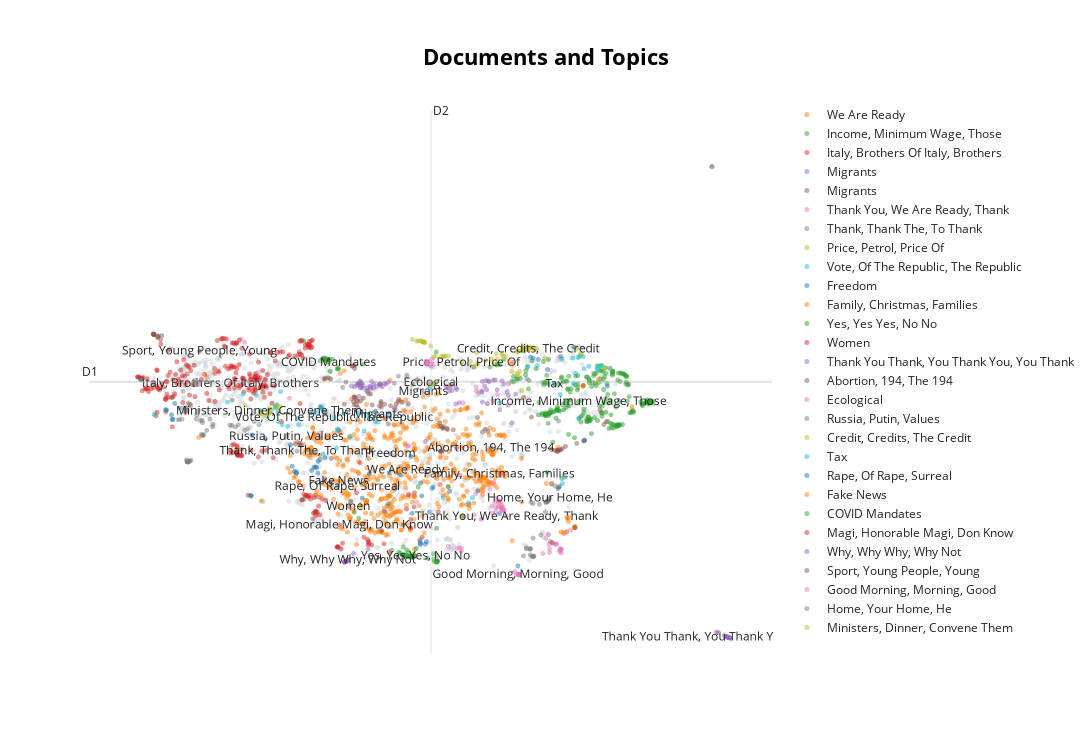

The notebook cell saved with this chart:
### Code cell
documents_and_topics_fig = topic_model.visualize_documents(docs, topics=topics, custom_labels=True)
documents_and_topics_fig.write_html(processed_dir + 'html/documents-and-topics.html')
documents_and_topics_fig
